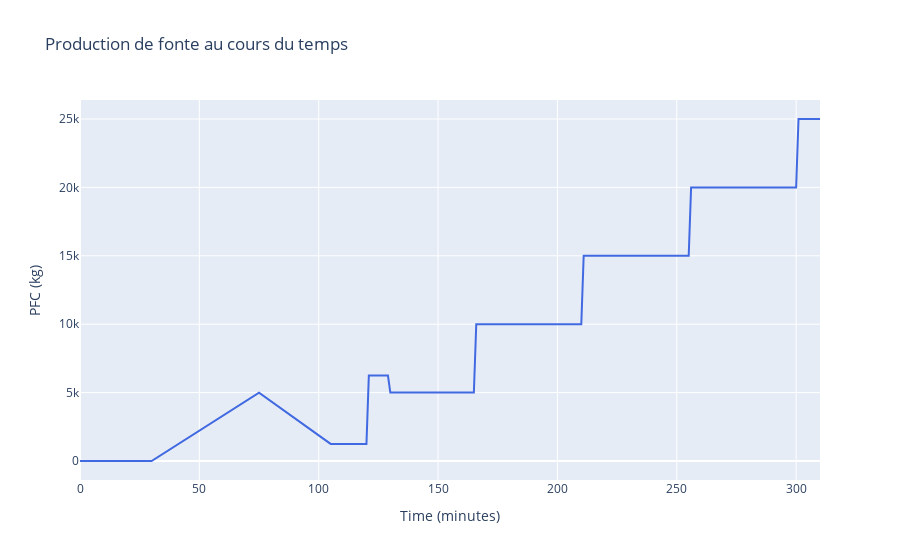
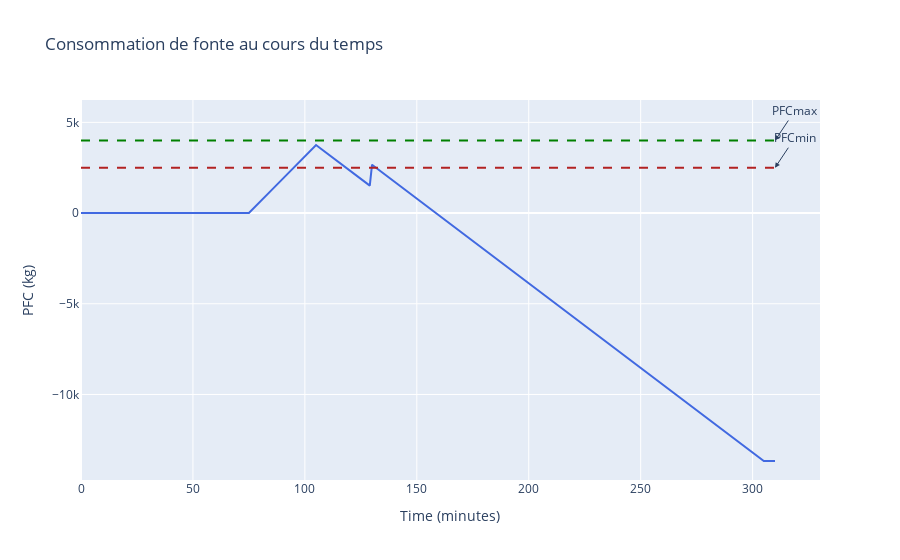

Write notebook code for charts like these, in order.
### Code cell
Plot_Prod(times, PFC_Prodvalues)
Plot_consom(times, PFC_Consomvalues, tmin, tmax, PFCmin, PFCmax)

### Figure 1 — Plotly figure (JSON) as saved in the notebook; plotly's stock layout.template omitted (floating-point values rounded to 4 significant figures; data arrays with more than 128 entries replaced by an {"elided": "..."} marker saying what was removed)
{"data": [{"line": {"color": "royalblue"}, "mode": "lines", "name": "PFC over time", "type": "scatter", "x": {"elided": "207 int values"}, "y": {"elided": "207 int values"}}], "layout": {"showlegend": false, "title": {"text": "Production de fonte au cours du temps"}, "xaxis": {"title": {"text": "Time (minutes)"}}, "yaxis": {"title": {"text": "PFC (kg)"}}}}

### Figure 2 — Plotly figure (JSON) as saved in the notebook; plotly's stock layout.template omitted (floating-point values rounded to 4 significant figures; data arrays with more than 128 entries replaced by an {"elided": "..."} marker saying what was removed)
{"data": [{"line": {"color": "royalblue"}, "mode": "lines", "name": "PFC over time", "type": "scatter", "x": {"elided": "207 int values"}, "y": {"elided": "207 float values"}}], "layout": {"annotations": [{"arrowhead": 2, "ax": 20, "ay": -30, "showarrow": true, "text": "PFCmin", "x": 310, "xref": "x", "y": 2500, "yref": "y"}, {"arrowhead": 2, "ax": 20, "ay": -30, "showarrow": true, "text": "PFCmax", "x": 310, "xref": "x", "y": 4000, "yref": "y"}], "shapes": [{"line": {"color": "firebrick", "dash": "dash", "width": 2}, "name": "PFCmin", "type": "line", "x0": 0, "x1": 310, "y0": 2500, "y1": 2500}, {"line": {"color": "green", "dash": "dash", "width": 2}, "name": "PFCmax", "type": "line", "x0": 0, "x1": 310, "y0": 4000, "y1": 4000}], "showlegend": false, "title": {"text": "Consommation de fonte au cours du temps"}, "xaxis": {"title": {"text": "Time (minutes)"}}, "yaxis": {"title": {"text": "PFC (kg)"}}}}
